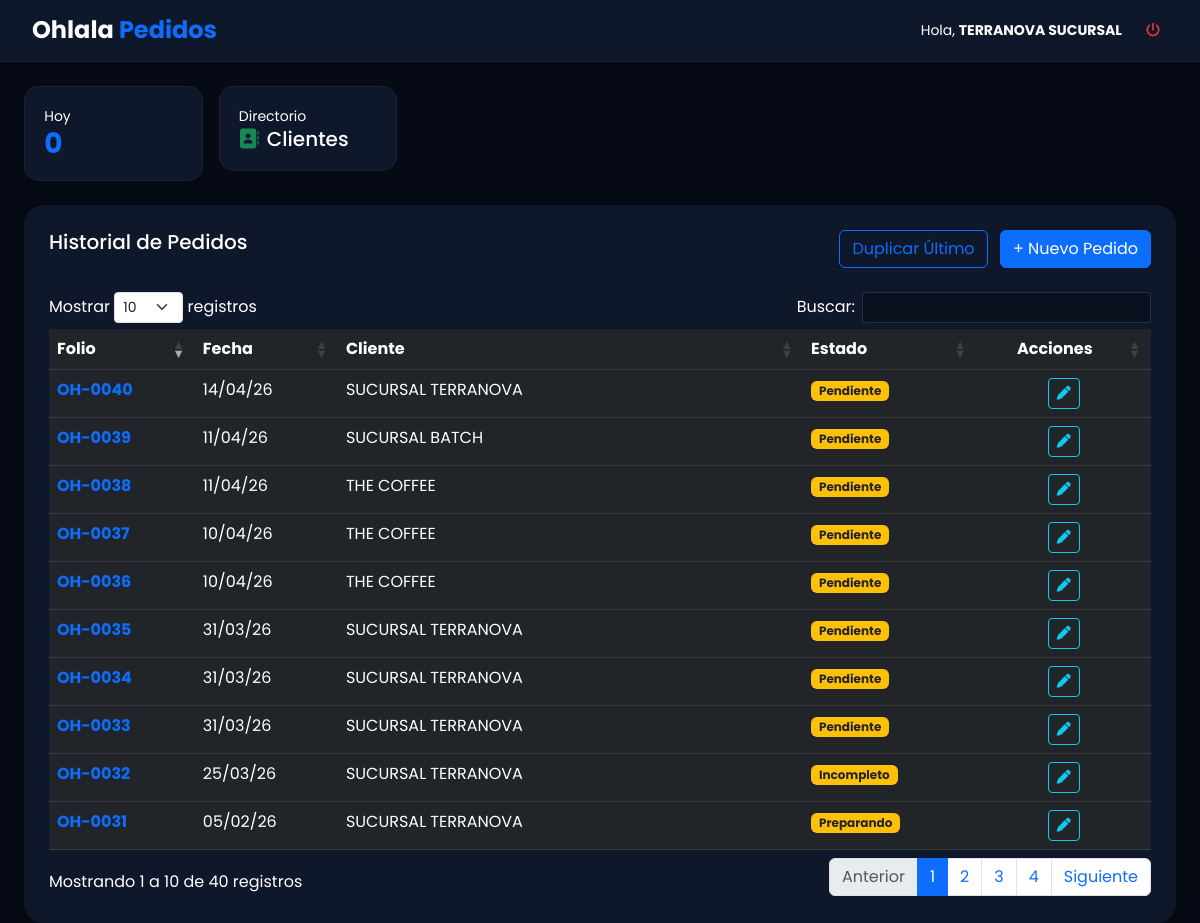
The page /buscar_cliente.php (signed in) on the database its author committed.
### tables this page shows
CREATE TABLE `pedidos` (
  `id` int(11) NOT NULL AUTO_INCREMENT,
  `folio` varchar(20) NOT NULL,
  `id_usuario` int(11) DEFAULT NULL,
  `cliente_nombre` varchar(150) DEFAULT NULL,
  `fecha` timestamp NOT NULL DEFAULT current_timestamp(),
  `estado` enum('Pendiente','Preparando','Entregado','Cancelado','Completado','Incompleto') DEFAULT 'Pendiente',
  `total` decimal(10,2) DEFAULT 0.00,
  PRIMARY KEY (`id`),
  UNIQUE KEY `folio` (`folio`),
  KEY `usuario_id` (`id_usuario`),
  CONSTRAINT `pedidos_ibfk_1` FOREIGN KEY (`id_usuario`) REFERENCES `usuarios` (`id`)
);

### buscar_cliente.php (the view, shortened to what this page needs)
<?php
$nombre_vendedor = $_SESSION['usuario_nombre'];
$hoy = date('Y-m-d');
$res_p = mysqli_query($conexion, "SELECT COUNT(*) as total FROM pedidos WHERE DATE(fecha) = '$hoy'");
$total_hoy = ($res_p) ? mysqli_fetch_assoc($res_p)['total'] : 0;
?>
<!DOCTYPE html>
<html lang="es">
<head>
    <link href="https://cdn.jsdelivr.net/npm/bootstrap@5.3.0/dist/css/bootstrap.min.css" rel="stylesheet">
    <link rel="stylesheet" href="https://cdnjs.cloudflare.com/ajax/libs/font-awesome/6.4.0/css/all.min.css">
    <link rel="stylesheet" href="https://cdn.datatables.net/1.13.6/css/dataTables.bootstrap5.min.css">
    <link rel="stylesheet" href="https://code.jquery.com/ui/1.13.2/themes/base/jquery-ui.css">
</head>
<body>
<nav class="navbar-custom d-flex justify-content-between align-items-center mb-4">
    <h4 class="m-0 text-white fw-bold">Ohlala <span class="text-primary">Pedidos</span></h4>
    <div class="d-flex align-items-center">
        <span class="text-silver me-3 small">Hola, <b><?php echo $nombre_vendedor; ?></b></span>
        <a href="logout.php" class="btn btn-sm btn-outline-danger border-0"><i class="fa-solid fa-power-off"></i></a>
    </div>
</nav>
<div class="container-fluid px-4">
    <div class="row g-3 mb-4">
        <div class="col-6 col-md-2">
            <div class="stat-card">
                <div class="text-silver small">Hoy</div>
                <h3 class="m-0 fw-bold text-primary"><?php echo $total_hoy; ?></h3>
            </div>
        </div>
        <div class="col-6 col-md-2">
            <a href="clientes.php" class="text-decoration-none text-white">
                <div class="stat-card action-card">
                    <div class="text-silver small">Directorio</div>
                    <h5 class="m-0"><i class="fa-solid fa-address-book text-success me-2"></i>Clientes</h5>
                </div>
            </a>
        </div>
    </div>
    <div class="card-main shadow-lg">
        <div class="row mb-4">
            <div class="col-md-6"><h5>Historial de Pedidos</h5></div>
            <div class="col-md-6 text-end">
                <button class="btn btn-outline-primary me-2" onclick="duplicarPedido()">Duplicar Último</button>
                <button class="btn btn-primary" onclick="prepararNuevoPedido()">+ Nuevo Pedido</button>
            </div>
        </div>
        <div class="table-responsive">
            <table id="tablaPedidos" class="table table-dark table-hover w-100">
                <thead>
                    <tr><th>Folio</th><th>Fecha</th><th>Cliente</th><th>Estado</th><th class="text-center">Acciones</th></tr>
                </thead>
                <tbody>
                    <?php
                    $res = mysqli_query($conexion, "SELECT * FROM pedidos ORDER BY id DESC");
                    while($row = mysqli_fetch_assoc($res)):
                        $badge = ($row['estado'] == 'Cancelado') ? 'bg-danger' : 'bg-warning text-dark';
                    ?>
                    <tr>
                        <td class="text-primary fw-bold"><?php echo $row['folio']; ?></td>
                        <td><?php echo date('d/m/y', strtotime($row['fecha'])); ?></td>
                        <td><?php echo htmlspecialchars($row['cliente_nombre']); ?></td>
                        <td><span class="badge <?php echo $badge; ?>"><?php echo $row['estado']; ?></span></td>
                        <td class="text-center">
                            <button class="btn btn-sm btn-outline-info" onclick="editarPedido(<?php echo $row['id']; ?>, '<?php echo $row['estado']; ?>')">
                                <i class="fa-solid fa-pen"></i>
                            </button>
                        </td>
                    </tr>
                    <?php endwhile; ?>
                </tbody>
            </table>
        </div>
    </div>
</div>
</body>
</html>

### buscar_cliente.php (style rules this page uses)
:root { --bg-deep: #050a14; --card-blue: #0f172a; --accent: #2563eb; --text-silver: #94a3b8; }
body { background-color: var(--bg-deep); color: white; font-family: 'Poppins', sans-serif; }
.navbar-custom { background-color: var(--card-blue); border-bottom: 1px solid rgba(255,255,255,0.05); padding: 1rem 2rem; }
.stat-card { background: var(--card-blue); border-radius: 15px; padding: 1.2rem; border: 1px solid rgba(255,255,255,0.05); transition: 0.3s; }
.card-main { background: var(--card-blue); border-radius: 20px; padding: 25px; border: none; }
.table { color: white !important; }

### rows shown on the page
pedidos: folio "OH-0040", fecha "14/04/26", cliente_nombre "SUCURSAL TERRANOVA", estado "Pendiente"
pedidos: folio "OH-0039", fecha "11/04/26", cliente_nombre "SUCURSAL BATCH", estado "Pendiente"
pedidos: folio "OH-0038", fecha "11/04/26", cliente_nombre "THE COFFEE", estado "Pendiente"
pedidos: folio "OH-0037", fecha "10/04/26", cliente_nombre "THE COFFEE", estado "Pendiente"
pedidos: folio "OH-0036", fecha "10/04/26", cliente_nombre "THE COFFEE", estado "Pendiente"
pedidos: folio "OH-0035", fecha "31/03/26", cliente_nombre "SUCURSAL TERRANOVA", estado "Pendiente"
pedidos: folio "OH-0034", fecha "31/03/26", cliente_nombre "SUCURSAL TERRANOVA", estado "Pendiente"
pedidos: folio "OH-0033", fecha "31/03/26", cliente_nombre "SUCURSAL TERRANOVA", estado "Pendiente"
pedidos: folio "OH-0032", fecha "25/03/26", cliente_nombre "SUCURSAL TERRANOVA", estado "Incompleto"
pedidos: folio "OH-0031", fecha "05/02/26", cliente_nombre "SUCURSAL TERRANOVA", estado "Preparando"

### other values the page prints
$nombre_vendedor "TERRANOVA SUCURSAL"
$total_hoy "0"
